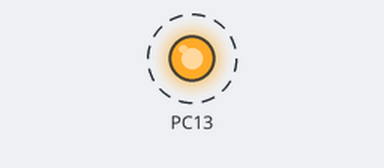
Simulated run of this sketch. Board: STM32 Blue Pill. Parts: output pins drawn as LEDs (lit = HIGH). Dashed ring = blinking. What the sketch prints to the serial monitor is not drawn.

Above: at 0.5 s.
Timing chart, 0 to 4.6 s (numbered marks = the images above):
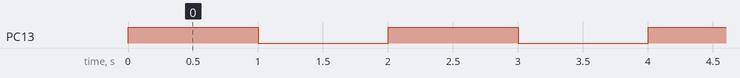

Measured:
- by itself, PC13: alternates HIGH for 1.0 s and LOW for 1.0 s

The sketch:

41_Led_builtin_glow_STM32.ino
```cpp
void setup() {
  Serial.begin(9600);
  pinMode(PC13, OUTPUT);
}

void loop() {
  Serial.println("Working");
  digitalWrite(PC13, HIGH);
  delay(1000);
  digitalWrite(PC13, LOW);
  delay(1000);
}
```
